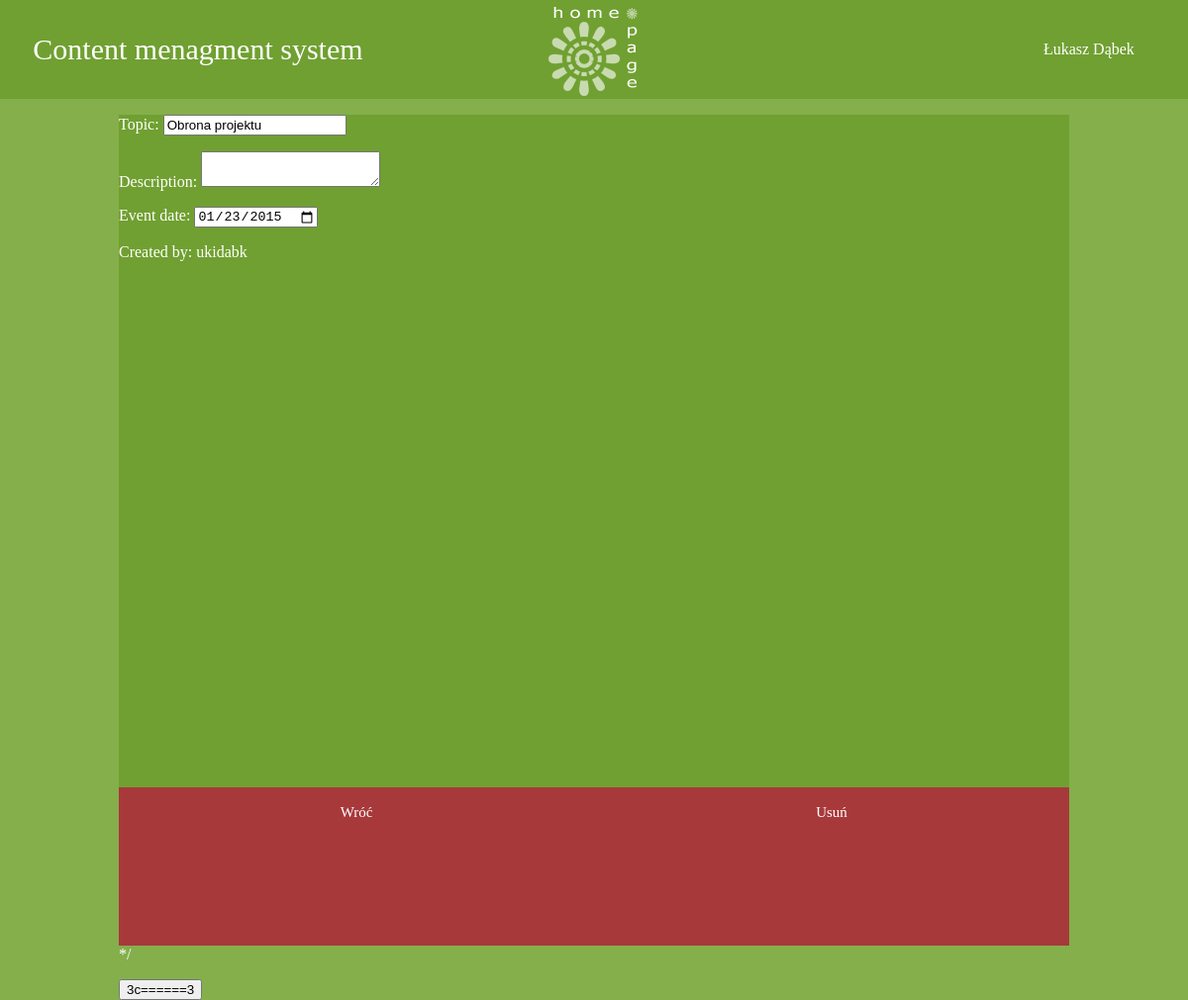
Page /CMS.php?action=edit_calendar&calendar=3 (signed in) on the committed database.
### tables this page shows
CREATE TABLE IF NOT EXISTS `calendar` (
  `Id` int(11) NOT NULL AUTO_INCREMENT,
  `UserId` int(11) DEFAULT NULL,
  `Date` date DEFAULT NULL,
  `Topic` varchar(30) DEFAULT NULL,
  `Description` text,
  PRIMARY KEY (`Id`)
);

CREATE TABLE IF NOT EXISTS `users` (
  `ID` int(11) NOT NULL AUTO_INCREMENT,
  `Name` varchar(30) DEFAULT NULL,
  `Surname` varchar(30) DEFAULT NULL,
  `Age` int(11) DEFAULT NULL,
  `Sex` varchar(1) DEFAULT NULL,
  `Login` varchar(30) DEFAULT NULL,
  `Password` varchar(30) DEFAULT NULL,
  `Rights` varchar(100) DEFAULT NULL,
  PRIMARY KEY (`ID`)
);

### Service/DataBaseService.php (called while the page is built, shortened)
<?php
class DataBaseInfo {
    public $host;
    public $user;
    public $passW;
    public $DB;
    function __construct() {
        $this->host = $this->user = $this->passW = $this->DB = "";
    }
    public function Connect() {
        try {
            $h = 'mysql:host=' . $this->host;
            $db = 'dbname=' . $this->DB;
            $u = $this->user;
            $p = $this->passW;
            $pdo = new PDO($h . ';' . $db, $u, $p);
        } catch (Exception $ex) {
            LogService::error("DataBaseService", "MySql connection error " . $ex->getMessage());
            return null;
        }
        return $pdo;
    }
}
class DataBaseService {
    private static $index = 0;
    private static $dbStatus = array();
    private static $db;
    public static function Initialize() {
        $dir = '.' . DIRECTORY_SEPARATOR . 'Configuration' . DIRECTORY_SEPARATOR . Config;
        if (file_exists($dir)) {
            $configFile = fopen($dir, 'r');
            while (true) {
                if (feof($configFile))
                    break;
                $line = fgets($configFile);
                if (strstr($line, "# Start DB")) {
                    self ::$dbStatus[self ::$index] = new DataBaseStatus();
                } else if (strstr($line, "# End DB")) {
                    ++self ::$index;
                } else {
                    $db = explode(";", $line);
                    if (strstr($db[0], "HOST")) {
                        if (isset($db[1])) {
                            self ::$dbStatus[self ::$index]->dbInfo->host = $db[1];
                        }
                    }
                    if (strstr($db[0], "USER")) {
                        if (isset($db[1])) {
                            self ::$dbStatus[self ::$index]->dbInfo->user = $db[1];
                        }
                    }
                    if (strstr($db[0], "PASSW")) {
                        if (isset($db[1])) {
                            self ::$dbStatus[self ::$index]->dbInfo->passW = $db[1];
                        }
                    }
                    if (strstr($db[0], "DB")) {
                        if (isset($db[1])) {
                            self ::$dbStatus[self ::$index]->dbInfo->DB = $db[1];
                        }
                    }
                }
            }
        } else {
            LogService::error('DataBaseService', 'Configuration file not found at: ' . $dir);
        }
    }
    public static function Connect($_connectTo) {
        $i = 0;
        if (!$_connectTo) {
            foreach (self ::$dbStatus as $_db) {
                self ::$db[$i] = $_db->dbInfo->Connect();
                if (self ::$db[$i] != NULL) {
                    self ::$dbStatus[$i]->isConnected = true;
                    self ::$dbStatus[$i]->connectionErrors = "No errors";
                } else {
                    self ::$dbStatus[$i]->isConnected = false;
                    self ::$dbStatus[$i]->connectionErrors = "Error!";
                }
                ++$i;
            }
        } else {
            if ($_connectTo > self ::$index || $_connectTo < 0) {
                throw new Exception;
            } else {
                self ::$dbStatus[$_connectTo]->dbInfo->Conect();
            }
        }
    }
    public static function Query($_indexDB, $_query) {
        if ($_indexDB > self ::$index || $_indexDB < 0) {
            throw new Exception;
        } else {
            return self::$db[$_indexDB]->query($_query);
        }
    }
}

### Views/Calendar/CalendarDiscriptionView.php (the view, shortened to what this page needs)
<html>
    <body>
        <?php include _ROOT_PATH . DIRECTORY_SEPARATOR . 'Views' . DIRECTORY_SEPARATOR . 'ContentManagementSystemParts' . DIRECTORY_SEPARATOR . 'Label.php'; ?>
        <div class="calendarModule">
            <form action="CMS.php" method="post">
                    <p>Topic: <input name="Topic" value="<?php echo $event->Topic;  ?>"/></p>
                    <p>Description: <textarea name="login" value="<?php echo $event->Description;  ?>"></textarea></p>
                    <p>Event date: <input type="date" name="Date" value="<?php echo $event->Date;  ?>"/></p>
                    <p>Created by: <?php echo $event->UserLogin;  ?></p>
            </div>
            <div class="calendarDescriptionButtons">
            <a class="formButton" href="CMS.php?action=list_calendar">Wróć</a>
            <a class="formButton" href="CMS.php?action=delete_calendar">Usuń</a>*/
            <p><button type="submit" name="function" value="edit_calendar">3c======3</button></p>
        </div>
    </body>
</html>

### Views/Styles/CMSstyle.css (style rules this page uses)
html { font-family: tahoma; color: white; background-color: #84af4b; }
body { margin: 0; height: 100%; }
form { margin: 0 0 0 0; padding: 0 0 0 0; }
a { text-decoration: none; color: white; }
.formButton { width: 50%; height: 100%; border: 0; display: block; float: left; background-color: #a7393b; text-align: center; line-height: 50px; vertical-align: middle; color: white; font-size: 15px; }
.calendarModule { width: 80%; height: 85%; background-color: #70a031; margin: 0px auto; }
.calendarDescriptionButtons { height: 20%; width: 80%; margin: 0 auto; }

### rows in the picture
calendar: Topic "Obrona projektu", Date "01/23/2015", UserId.Login "ukidabk"

### other values in the picture
$_SESSION['User']->Name "Łukasz"
$_SESSION['User']->Surname "Dąbek"
